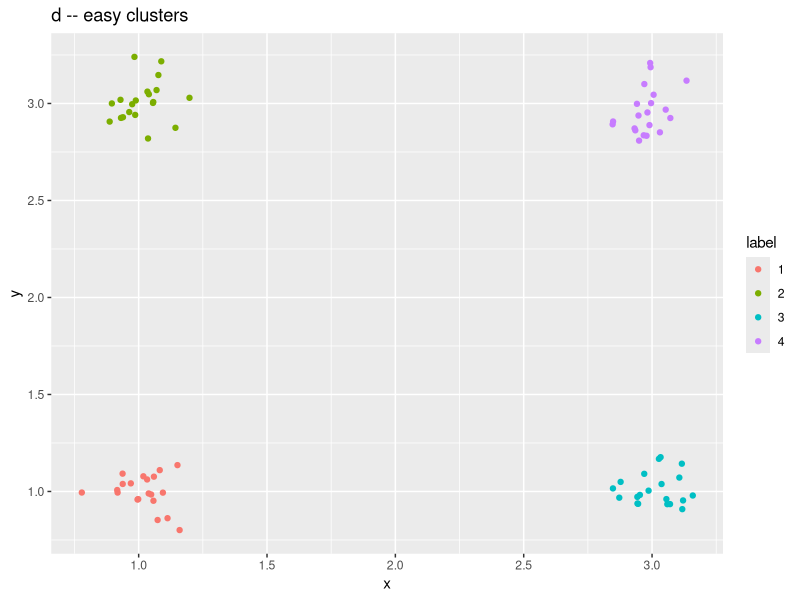
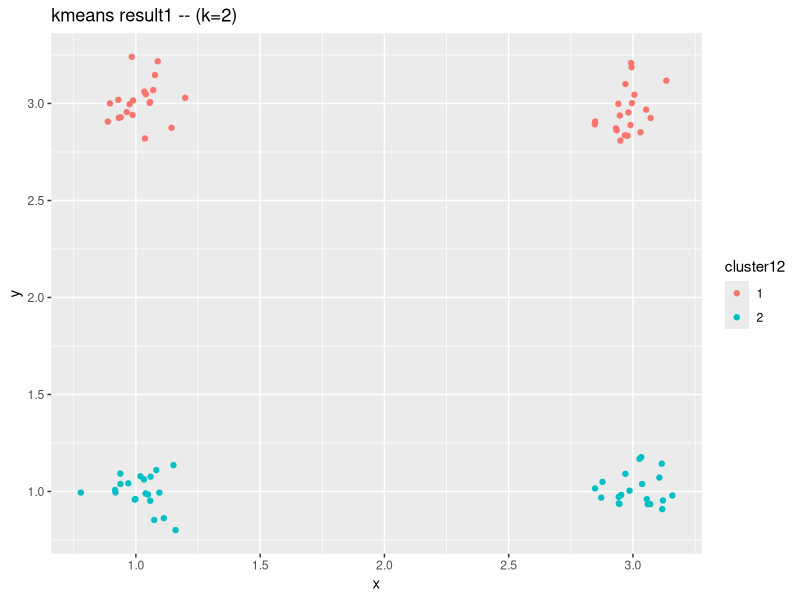
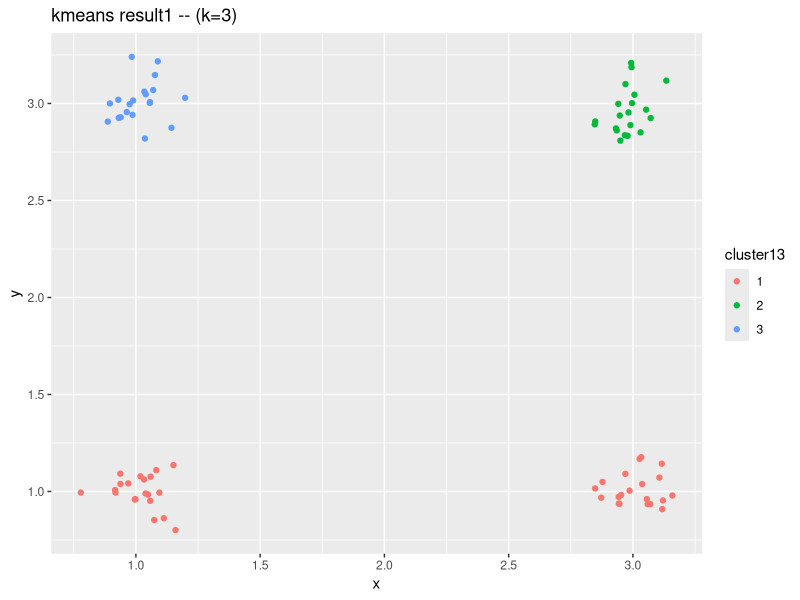
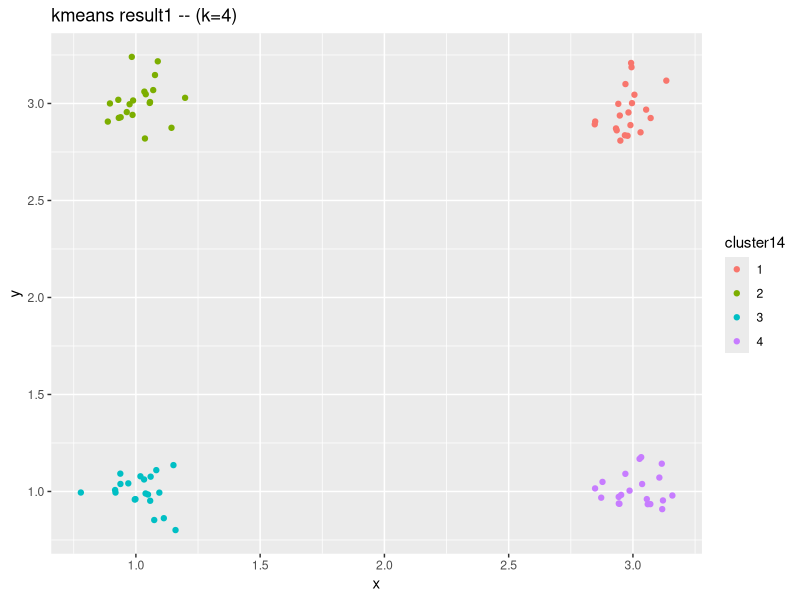
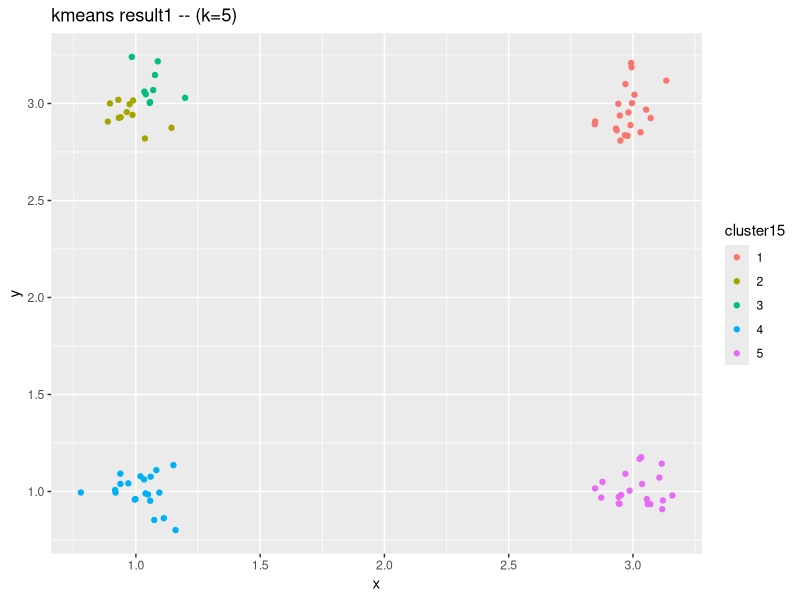
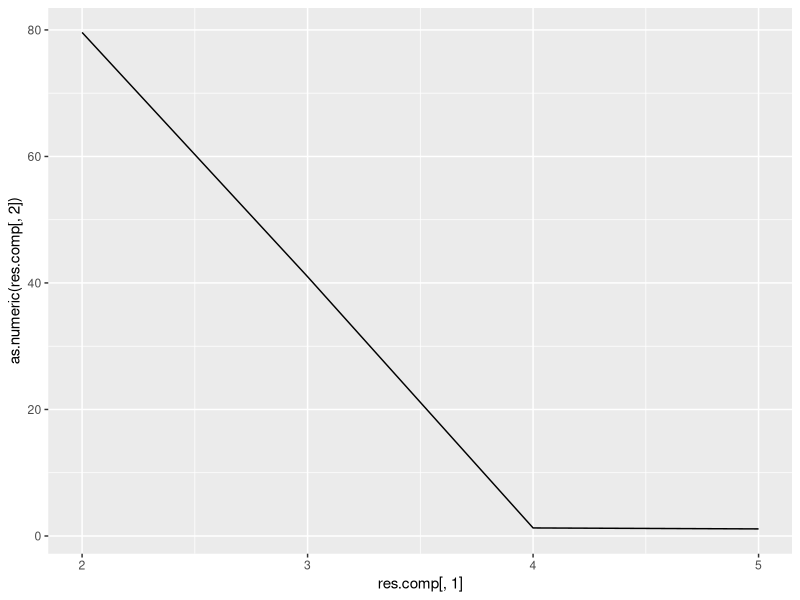
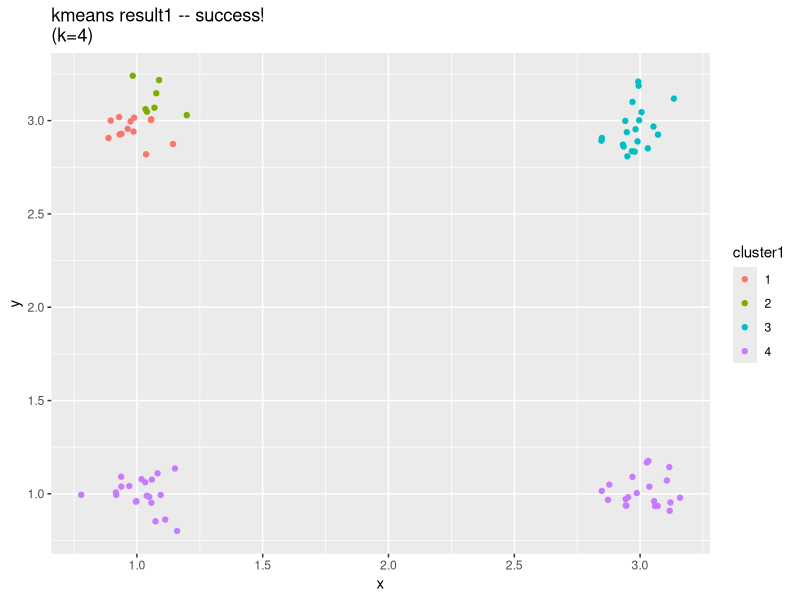
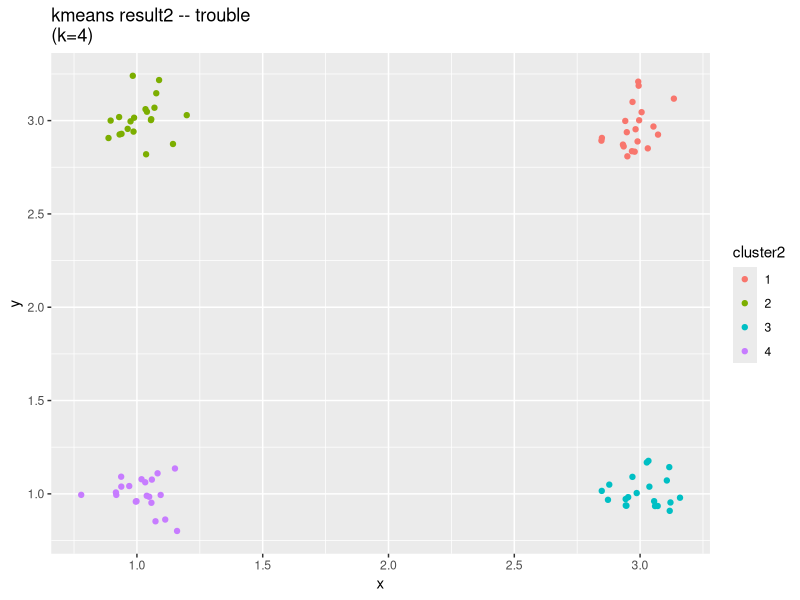

Reproduce these figures in R, in order.
library(stats)
library(ggplot2)
set.seed(1)

# for our first example, let's create some synthetic easy-to-cluster data
d <- data.frame()
d <- rbind(d, data.frame(x=1 + rnorm(20, 0, 0.1), y=1 + rnorm(20, 0, 0.1), label=as.factor(rep(1, each=20))))
d <- rbind(d, data.frame(x=1 + rnorm(20, 0, 0.1), y=3 + rnorm(20, 0, 0.1), label=as.factor(rep(2, each=20))))
d <- rbind(d, data.frame(x=3 + rnorm(20, 0, 0.1), y=1 + rnorm(20, 0, 0.1), label=as.factor(rep(3, each=20))))
d <- rbind(d, data.frame(x=3 + rnorm(20, 0, 0.1), y=3 + rnorm(20, 0, 0.1), label=as.factor(rep(4, each=20))))

# have a look...this looks easy enough
ggplot(d, aes(x=x, y=y)) + geom_point(aes(colour=label)) + ggtitle('d -- easy clusters')

# perform clustering
result1 <- kmeans(d[,1:2], 4)

#lets compare a few cluster solutions
result12 <- kmeans(d[,1:2], 2)
d$cluster12 <- as.factor(result12$cluster)
ggplot(d, aes(x=x, y=y)) + geom_point(aes(colour=cluster12)) + ggtitle('kmeans result1 -- (k=2)')

result13 <- kmeans(d[,1:2], 3)
d$cluster13 <- as.factor(result13$cluster)
ggplot(d, aes(x=x, y=y)) + geom_point(aes(colour=cluster13)) + ggtitle('kmeans result1 -- (k=3)')

result14 <- kmeans(d[,1:2], 4)
d$cluster14 <- as.factor(result14$cluster)
ggplot(d, aes(x=x, y=y)) + geom_point(aes(colour=cluster14)) + ggtitle('kmeans result1 -- (k=4)')

result15 <- kmeans(d[,1:2], 5)
d$cluster15 <- as.factor(result15$cluster)
ggplot(d, aes(x=x, y=y)) + geom_point(aes(colour=cluster15)) + ggtitle('kmeans result1 -- (k=5)')

res.comp <- as.data.frame ( rbind(  c(2 ,result12$tot.withinss)
                  , c(3 ,result13$tot.withinss)
                  , c(4 ,result14$tot.withinss)
                  , c(5 ,result15$tot.withinss)
                    ) )

ggplot(res.comp,aes(res.comp[,1] , as.numeric(res.comp[,2]) ))+
       geom_line()
# here are the results...note the algorithm found clusters whose means are close to the true means of our synthetic clusters
result1

# plot results...we are looking good
d$cluster1 <- as.factor(result1$cluster)
ggplot(d, aes(x=x, y=y)) + geom_point(aes(colour=cluster1)) + ggtitle('kmeans result1 -- success!\n(k=4)')

# suppose we repeat these steps...what do you expect to happen?
result2 <- kmeans(d[,1:2], 4)

# notice that the fit got worse!
# (eg, large decrease in between_SS / total_SS...also cluster means are not as good as before)
result2

# and this scatterplot shows that something is obviously not right...what happened?
d$cluster2 <- as.factor(result2$cluster)
ggplot(d, aes(x=x, y=y)) + geom_point(aes(colour=cluster2)) + ggtitle('kmeans result2 -- trouble\n(k=4)')

# this instability is a result of the random initial seeds that the clustering algorithm uses
# if two initial seeds begin in the same cluster, then the algorithm will have difficulty finding all the clusters
# (in particular, the cluster which doesn't contain an initial seed will be difficult to identify)
# (note that in any case, the algorithm will still return exactly as many clusters as you asked it to!)

# so how can we create a more stable clustering fit? by repeating the fit several times and taking an average
# (this is effectively an ensemble clustering technique...we will talk about ensemble methods in more detail later)
result3 <- kmeans(d[,1:2], 4, nstart=10)
result3
d$cluster3 <- as.factor(result3$cluster)
ggplot(d, aes(x=x, y=y)) + geom_point(aes(colour=cluster3)) + ggtitle('kmeans result3 -- stable convergence\n(k=4, nstart=10)')

#

# what happens if we introduce a new length scale into the problem? how many clusters are in the dataset now?
d2 <- rbind(d[,1:3], data.frame(x=1000+rnorm(20,0,50), y=1000+rnorm(20,0,50), label=as.factor(rep(5, each=20))))
ggplot(d2, aes(x=x, y=y)) + geom_point(aes(colour=label)) + ggtitle('d2 -- multiple length scales')

# as you can see, things go haywire...recall that clustering results are kind of a heuristic
# (in particular, not invariant to a change in units!)
result4 <- kmeans(d2[,1:2], 5, nstart=10)
d2$cluster4 <- as.factor(result4$cluster)
ggplot(d2, aes(x=x, y=y)) + geom_point(aes(colour=cluster4)) + ggtitle('kmeans result4 -- trouble\n(k=5, nstart=10)')

#Lets standardis the variables and see what happens
ds <- data.frame(scale(d2[,1:2],center =TRUE , scale=TRUE))
result5 <- kmeans(ds, 4, nstart=10)
ds$cluster4 <- as.factor(result5$cluster)
ggplot(ds, aes(x=x, y=y)) + geom_point(aes(colour=cluster4)) + ggtitle('kmeans result5 -- trouble\n(k=5, nstart=10)')


# now let's try k-means clustering with the iris dataset
iris.result <- kmeans(iris[,1:4], 3)

# look at clustering results...you can already tell something is up
iris.result$cluster
iris.result
# combine clustering results with input data (as factor)

# let's look at the scatterplots of clustering results & true labels together (using package gridExtra)
# first install this guy
library(gridExtra)

# now create our two scatterplots...note that ggplot returns an *object* which can be stored!
iris2 <- cbind(iris, cluster=as.factor(iris.result$cluster))
p1 <- ggplot(iris2, aes(x=Sepal.Width, y=Petal.Width)) + geom_point(aes(colour=cluster)) + ggtitle('clustering results')
p2 <- ggplot(iris, aes(x=Sepal.Width, y=Petal.Width)) + geom_point(aes(colour=Species)) + ggtitle('true labels')

# so what is going on here?
grid.arrange(p1, p2)

# although clustering is a unsupervised learning technique it does an OK job at matching known groups

